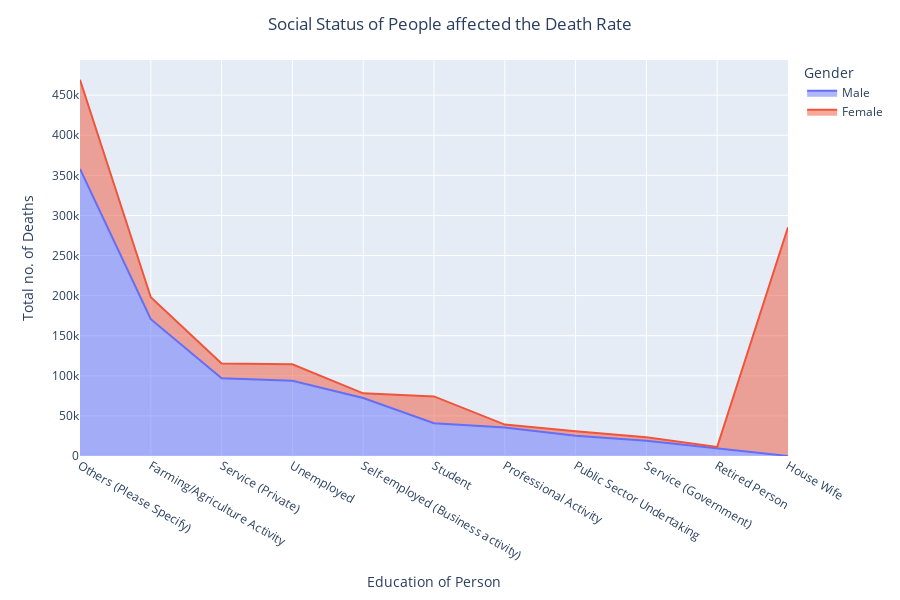

Write notebook code for a chart like this one.
### Code cell
fig = px.area(profess_data_gb,x='Details of Person',y='Total no. of Deaths',color='Gender',height=600)
fig.update_layout(
    title={
        'text':"Social Status of People affected the Death Rate",
        'y':0.97,
        'x':0.5,
        'xanchor':'center',
        'yanchor':'top'
    },xaxis_title='Education of Person',
    yaxis_title = 'Total no. of Deaths',)
fig.show()

### Figure 1 — Plotly figure (JSON) as saved in the notebook; plotly's stock layout.template omitted (floating-point values rounded to 4 significant figures)
{"data": [{"hovertemplate": "Gender=Male<br>Details of Person=%{x}<br>Total no. of Deaths=%{y}<extra></extra>", "legendgroup": "Male", "line": {"color": "#636efa"}, "mode": "lines", "name": "Male", "orientation": "v", "showlegend": true, "stackgroup": "1", "type": "scatter", "x": ["Others (Please Specify)", "Farming/Agriculture Activity", "Service (Private)", "Unemployed", "Self-employed (Business activity)", "Student", "Professional Activity", "Public Sector Undertaking", "Service (Government)", "Retired Person", "House Wife"], "xaxis": "x", "y": [357956, 170623, 96850, 93829, 72323, 40931, 35587, 25256, 19094, 9647, 0], "yaxis": "y"}, {"hovertemplate": "Gender=Female<br>Details of Person=%{x}<br>Total no. of Deaths=%{y}<extra></extra>", "legendgroup": "Female", "line": {"color": "#EF553B"}, "mode": "lines", "name": "Female", "orientation": "v", "showlegend": true, "stackgroup": "1", "type": "scatter", "x": ["House Wife", "Others (Please Specify)", "Student", "Farming/Agriculture Activity", "Unemployed", "Service (Private)", "Self-employed (Business activity)", "Public Sector Undertaking", "Service (Government)", "Professional Activity", "Retired Person"], "xaxis": "x", "y": [285243, 111191, 33392, 27300, 20545, 18622, 5789, 5530, 4231, 3617, 1687], "yaxis": "y"}], "layout": {"height": 600, "legend": {"title": {"text": "Gender"}, "tracegroupgap": 0}, "margin": {"t": 60}, "title": {"text": "Social Status of People affected the Death Rate", "x": 0.5, "xanchor": "center", "y": 0.97, "yanchor": "top"}, "xaxis": {"anchor": "y", "domain": [0, 1], "title": {"text": "Education of Person"}}, "yaxis": {"anchor": "x", "domain": [0, 1], "title": {"text": "Total no. of Deaths"}}}}
